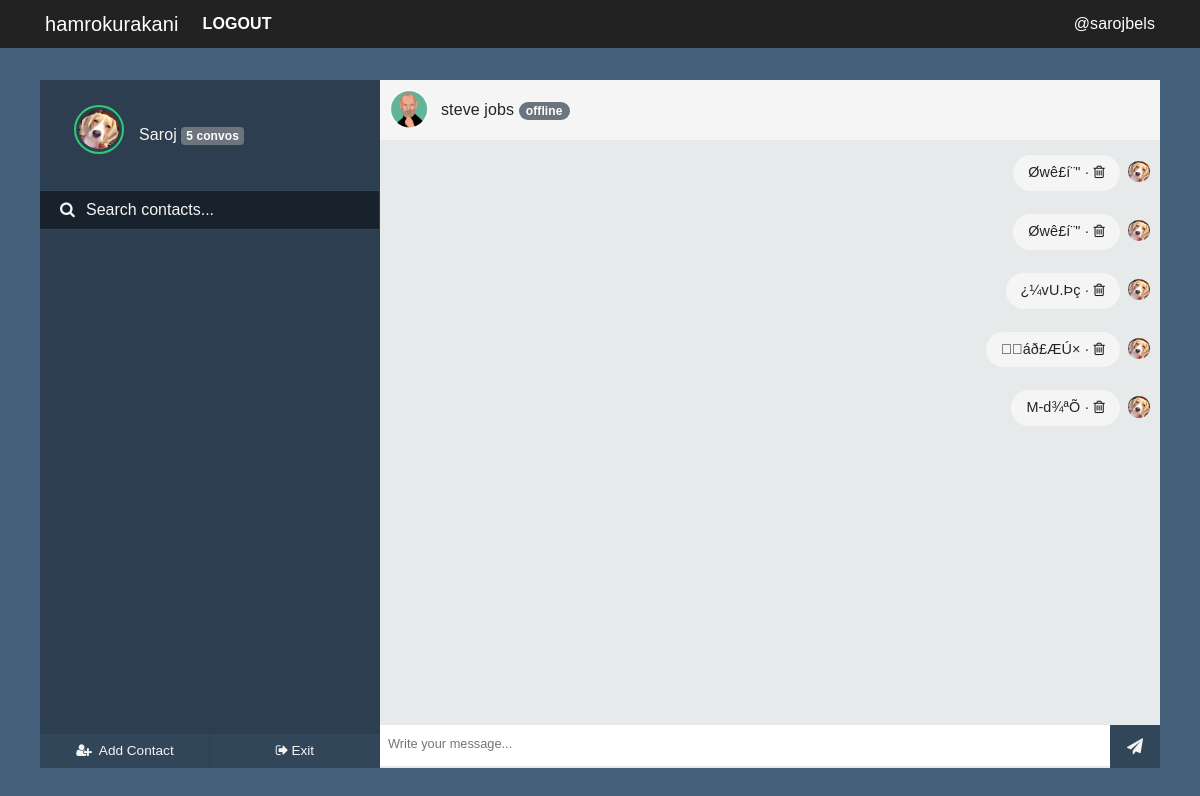
Page /chatwith/steve (signed in) on the committed database.
### hamrokurakani/models.py (models this page shows, shortened)
class User(UserMixin, db.Model):
    id = db.Column(db.Integer, primary_key=True)
    fullname = db.Column(db.String(20), unique=True, nullable=False)
    username = db.Column(db.String(15), unique=True, nullable=False)
    email = db.Column(db.String(120), unique=True, nullable=False)
    password = db.Column(db.String(60), nullable=False)
    image_file = db.Column(db.String(20), nullable=False,
                           default='default.jpg')
    joined = db.Column(db.DateTime, nullable=False, default=datetime.now)
    messages_sent = db.relationship(
        'Message', foreign_keys='Message.sender_id', backref='author', lazy='dynamic')
    messages_received = db.relationship(
        'Message', foreign_keys='Message.recipient_id', backref='recipient', lazy='dynamic')
    last_seen = db.Column(db.DateTime, default=datetime.now)
    last_message_read_time = db.Column(db.DateTime, default=datetime.now)

class Message(db.Model):
    id = db.Column(db.Integer, primary_key=True)
    message = db.Column(db.String(140), index=True)
    sender_id = db.Column(db.Integer, db.ForeignKey('user.id'))
    recipient_id = db.Column(db.Integer, db.ForeignKey('user.id'))
    timestamp = db.Column(db.DateTime, index=True, default=datetime.now)
    is_seen = db.Column(db.Boolean, default=False)

### hamrokurakani/chat/routes.py (the view)
@chyat.route('/chatwith/<string:user>')
@login_required
def chatwith(user):
    getuser = User.query.filter_by(username=user).first_or_404()
    messages = []
    session['receiver_id'] = getuser.id
    session['room'] = int(getuser.id) * int(current_user.id)
    my_messages = Message.query.filter_by(recipient_id=current_user.id)
    messengers = [message.author.id for message in my_messages]
    senders = [User.query.get(sender) for sender in set(messengers)]
    msgs_received = list(Message.query.filter_by(
        recipient_id=current_user.id, sender_id=getuser.id).all())
    msgs_sent = list(Message.query.filter_by(
        recipient_id=getuser.id, sender_id=current_user.id).all())
    messages = msgs_received + msgs_sent
    messages.sort(key=lambda order_by: order_by.timestamp)
    current_user.last_message_read_time = datetime.now()
    for message in msgs_received:
        message.is_seen = True
    db.session.commit()
    return render_template('chat/chatter.html', getuser=getuser, senders=senders, messages=messages)

### hamrokurakani/admin/routes.py (called while the page is built)
@login_manager.user_loader
def load_user(user_id):
    return User.query.get(user_id)

### hamrokurakani/core/filters.py (called while the page is built, shortened)
@core.app_template_filter('isactive')
def is_active(lastmessagereadtime):
    currenttime = datetime.now()
    lastread = lastmessagereadtime
    diff = abs(currenttime-lastread)
    second_diff = diff.seconds
    day_diff = diff.days
    if day_diff <= 0 and second_diff < 60:
        message = "active now"
        return message
    else:
        message = "offline"
        return message

@core.app_template_filter('countmessages')
def messages_count(sender):
    messagesreceived = Message.query.filter_by(
        recipient_id=current_user.id, sender_id=sender.id)
    messagessent = Message.query.filter_by(
        sender_id=current_user.id, recipient_id=sender.id)
    messagescount = messagesreceived.count() + messagessent.count()
    if messagescount == 1:
        return (f'{messagescount} convo')
    else:
        return (f'{messagescount} convos')

### hamrokurakani/templates/chat/chatter.html (shortened to what this page needs)
{% extends "chat/nav.html" %}
{% block content %}
<div id="frame">
    <div id="sidepanel">
        <div id="profile">
            <div class="wrap">
                <img id="profile-img" src="{{ url_for('static', filename='profilepics/' + current_user.image_file) }}"
                    class="online" />
                <p>{{ current_user.fullname }} <span><small class="badge badge-secondary">
                            <b> {{ getuser | countmessages }} </b></small></span> </p>
            </div>
        </div>
        <div id="search">
            <label for=""><i class="fa fa-search" aria-hidden="true"></i></label>
            <input type="text" placeholder="Search contacts..." />
        </div>
        <div id="contacts">
        </div>
        <div id="bottom-bar">
            <button id="addcontact">
                <ul>
                    <li>
                        <a href="#PeopleToMessage" data-toggle="modal" data-target="#PeopleToMessage" class="noblue">
                            <i class="fa fa-user-plus fa-fw" aria-hidden="true"></i> <span>Add Contact</span></a></li>
                </ul>
            </button>
            <button id="settings">
                <ul>
                    <li class="disconnect"><a href="{{ url_for('chat.home') }}" class="noblue">
                            <i class="fa fa-sign-out" aria-hidden="true"></i><span>Exit</span></a></li>
                </ul>
            </button>
        </div>
    </div>
    <div class="content">
        <div class="contact-profile">
            <img src="{{ url_for('static', filename='profilepics/' + getuser.image_file) }}" />
            <p>{{getuser.fullname}}
                {% if getuser.last_message_read_time | isactive == 'offline' %}
                <small class="badge badge-pill badge-secondary"><b> {{ getuser.last_message_read_time | isactive }}
                    </b></small></p>
            {% else %}
            <small class="badge badge-pill badge-success"><b> {{ getuser.last_message_read_time | isactive }}
                </b></small></p>
            {% endif %}
        </div>
        <div class="messages">
            <ul>
                {% for msg in messages %}
                {% set deletemessage = url_for('chat.deletemessage', id=msg.id, user=getuser.username) %}
                {% if msg.author == current_user %}
                <li class="replies">
                    {% else %}
                <li class="sent">
                    {% endif %}
                    <img src="{{ url_for('static', filename='profilepics/' + msg.author.image_file) }}" />
                    {% if msg.author == current_user %}
                    <p title="{{msg.timestamp | humanify }} ago">
                        {{ msg.message }} · <a class="fixblue" href="{{ deletemessage }}">
                            <i class="fa fa-trash-o"></i></a></p>
                    {% else %}
                    <p title="{{msg.timestamp | humanify }} ago">{{ msg.message }}</p>
                    {% endif %}
                </li>
                {% endfor %}
            </ul>
        </div>
        <div class="message-input">
            <div class="wrap">
                <input type="text" id="message" placeholder="Write your message..." />
                <button id="sendmessage"><i class="fa fa-paper-plane" aria-hidden="true"></i></button>
            </div>
        </div>
    </div>
</div>
{% endblock content %}

### hamrokurakani/templates/chat/nav.html (shortened to what this page needs)
<!DOCTYPE html>
<html>
  <head>
    <link rel="stylesheet" type="text/css" href="{{ url_for('static', filename='css/' + 'bootstrap.min.css') }}">
    <link rel="stylesheet" type="text/css" href="{{ url_for('static', filename='css/' + 'better-nav.min.css') }}">
    <link rel="stylesheet" type="text/css" href="{{ url_for('static', filename='css/' + 'font-awesome.min.css') }}">
    <link rel="stylesheet" type="text/css" href="{{ url_for('static', filename='css/' + 'sourcesanspro.css') }}">
    <link rel="stylesheet" type="text/css" href="{{ url_for('static', filename= 'css/' + 'chat.css') }}">
    <link rel="stylesheet" type="text/css" href="{{ url_for('static', filename= 'css/' + 'main.css') }}">
    <link rel="stylesheet" type="text/css" href="{{ url_for('static', filename='css/' + 'reset.min.css') }}">
  </head>
  <header class="site-header">
    <nav class="navbar navbar-expand-md navbar-dark bg-steel fixed-top">
      <div class="container">
        <a class="navbar-brand" href="{{ url_for('chat.chats') }}">hamrokurakani</a>
        <div class="collapse navbar-collapse" id="navbarToggle">
          {% if current_user.is_authenticated %}
          <div class="navbar-nav mr-auto">
            <a class="nav-item nav-link text-white font-weight-bold text-uppercase"
              href="{{ url_for('users.logout') }}">Logout</a>
          </div>
          <div class="navbar-nav ml-auto">
            <span class="text-white">
              @{{ current_user.username }}
            </span>
          </div>
          {% else %}
          <a class="nav-item nav-link text-white font-weight-bold text-uppercase"
            href="{{ url_for('users.login') }}">Login</a>
          <a class="nav-item nav-link text-white font-weight-bold text-uppercase"
            href="{{ url_for('users.register') }}">Register</a>
          {% endif %}
        </div>
      </div>
    </nav>
  </header>
  <body>
    {% block content %}
    {% endblock %}
  </body>
</html>

### hamrokurakani/static/css/main.css (style rules this page uses)
body { background: #e6ecf0; color: #242424; margin-top: 5rem; scroll-behavior: smooth; display: flex; justify-content: center; font-family:"Source Sans Pro", "proxima-nova","Roboto Condensed", sans-serif; font-size: 1em; min-height: 100vh; text-rendering: optimizeLegibility; -webkit-font-smoothing: antialiased; text-shadow: 1px 1px 1px rgba(0, 0, 0, 0.004); }
.bg-steel { background-color: #222222; }
.site-header .navbar-nav .nav-link { color: #cbd5db; }
html,body { height: 100%; }
.container { height: 100%; align-content: center; }

### rows in the picture
User: username "sarojbels", image_file (placeholder picture), fullname "Saroj"
User: image_file (picture), fullname "steve jobs", last_message_read_time|isactive "offline"
Message: image_file (placeholder picture), message "Øwê£í¨\""
Message: image_file (placeholder picture), message "Øwê£í¨\""
Message: image_file (placeholder picture), message "¿¼vU.Þç"
Message: image_file (placeholder picture), message "\u0019áð£ÆÚ×"
Message: image_file (placeholder picture), message "M-d¾ªÕ\u0013"

### other values in the picture
{{ getuser | countmessages }} "5 convos"
